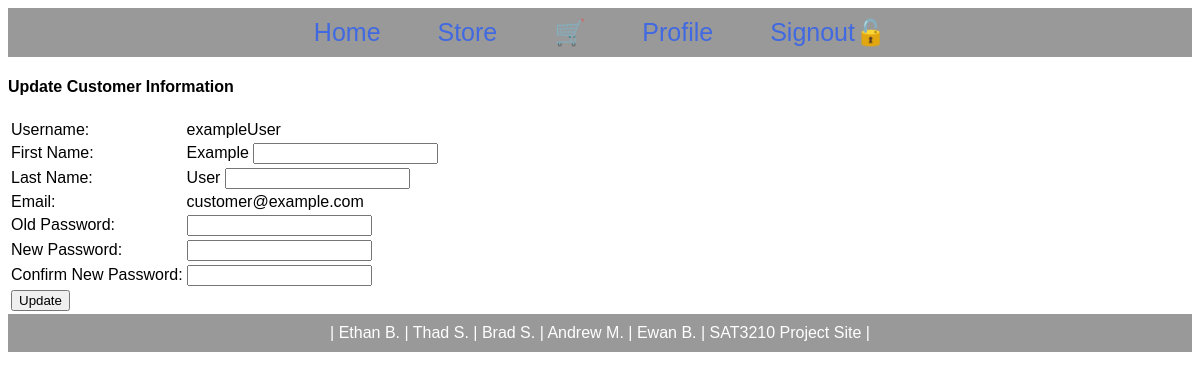
Page /web/www/customer/update.php (signed in) on the committed database.
### tables this page shows
create table users (
	username VARCHAR(30) NOT NULL,
    firstname VARCHAR(30),
    lastname VARCHAR(30),
    email VARCHAR(40),
    password VARCHAR(40) NOT NULL,
    type VARCHAR(30),
    admin boolean,
    primary key (username)
);

### web/www/php/databaseFunctions.php (called while the page is built, shortened)
<?php
require_once "websiteFunctions.php";
function queryDatabase($sql)
{
    $conn = mysqli_connect("db_store","web","config somehow else", "store");
    $result = $conn->query($sql);
    return $result;
}

### web/www/customer/update.php (the view, shortened to what this page needs)
<html lang="utf-8">
<head>
    <link rel="stylesheet" type="text/css" href="updateStyle.css" />
</head>
<body>
<?php
require_once "../php/databaseFunctions.php";
require_once "../php/websiteFunctions.php";
$username = $_SESSION["uid"];
$sql = "SELECT username,firstname,lastname,email FROM users WHERE username='" . $username . "';";
$result = queryDatabase($sql);
$row = $result->fetch_assoc();
$firstname = $row["firstname"];
$lastname = $row["lastname"];
$email = $row["email"];
?>
<h4>Update Customer Information</h4>
<form action="update_post.php" method="POST">
    <label>
        <table>
            <tr>
                <td>Username:</td>
                <td>
                    <?php
                    echo $username
                    ?>
                </td>
            </tr>
            <tr>
                <td>First Name:</td>
                <td>
                    <?php
                    echo $firstname
                    ?>
                    <label>
                        <input type="text" name="firstname">
                    </label>
                </td>
            </tr>
            <tr>
                <td>Last Name:</td>
                <td>
                    <?php
                    echo $lastname
                    ?>
                    <label>
                        <input type="text" name="lastname">
                    </label>
                </td>
            </tr>
            <tr>
                <td>Email:</td>
                <td>
                    <?php
                    echo $email
                    ?>
                </td>
            </tr>
            <tr>
                <td>Old Password:</td>
                <td>
                    <label>
                        <input type="password" name="oldpassword">
                    </label>
                </td>
            </tr>
            <tr>
                <td>New Password:</td>
                <td>
                    <label>
                        <input type="password" name="password1">
                    </label>
                </td>
            </tr>
            <tr>
                <td>Confirm New Password:</td>
                <td>
                    <label>
                        <input type="password" name="password2">
                    </label>
                </td>
            </tr>
            <tr>
                <td>
                    <input type="submit" name="update" value="Update">
                </td>
            </tr>
        </table>
</form>
<div id="footer">
    | Ethan B. | Thad S. | Brad S. | Andrew M. | Ewan B. | SAT3210 Project Site |
</div>
</body>
</html>

### web/www/customer/updateStyle.css (style rules this page uses)
body { font-family: Arial, Helvetica, sans-serif; }
#footer { clear: both; padding: 10px; background-color: #999; color: white; text-align: center; }

### rows in the picture
users: firstname "Example", lastname "User", email "customer@example.com"

### other values in the picture
$username "exampleUser"
